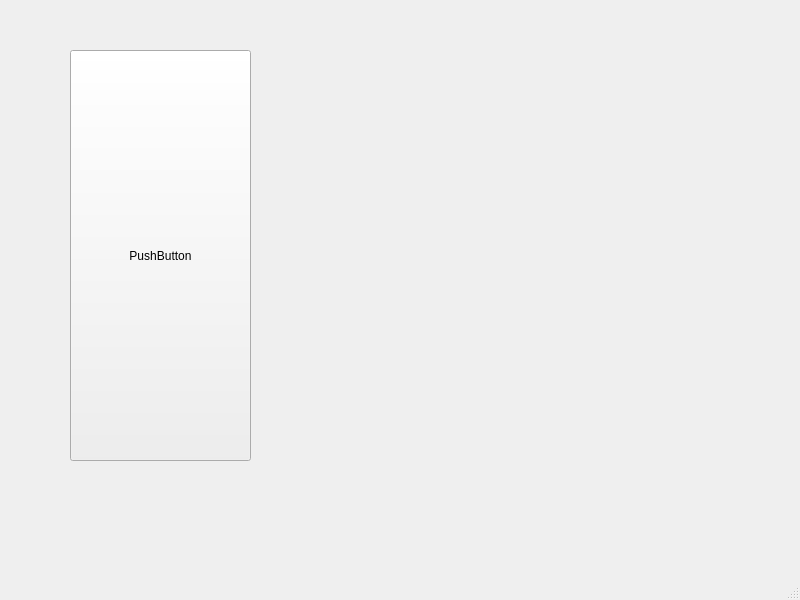
<?xml version="1.0" encoding="UTF-8"?>
<ui version="4.0">
 <class>MainWindow</class>
 <widget class="QMainWindow" name="MainWindow">
  <property name="geometry">
   <rect>
    <x>0</x>
    <y>0</y>
    <width>800</width>
    <height>600</height>
   </rect>
  </property>
  <property name="windowTitle">
   <string>MainWindow</string>
  </property>
  <widget class="QWidget" name="centralwidget">
   <widget class="QPushButton" name="pushButton">
    <property name="geometry">
     <rect>
      <x>70</x>
      <y>50</y>
      <width>181</width>
      <height>411</height>
     </rect>
    </property>
    <property name="text">
     <string>PushButton</string>
    </property>
   </widget>
  </widget>
  <widget class="QStatusBar" name="statusbar"/>
 </widget>
 <resources/>
 <connections/>
</ui>
